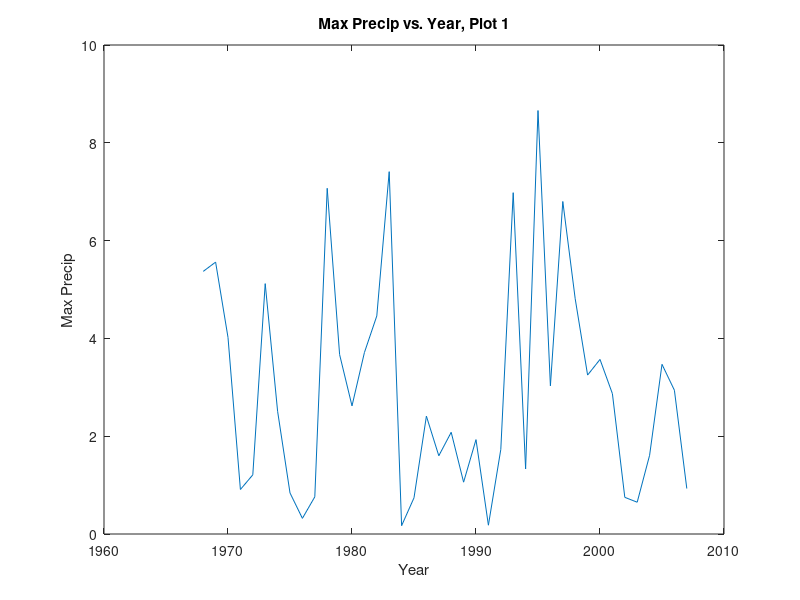
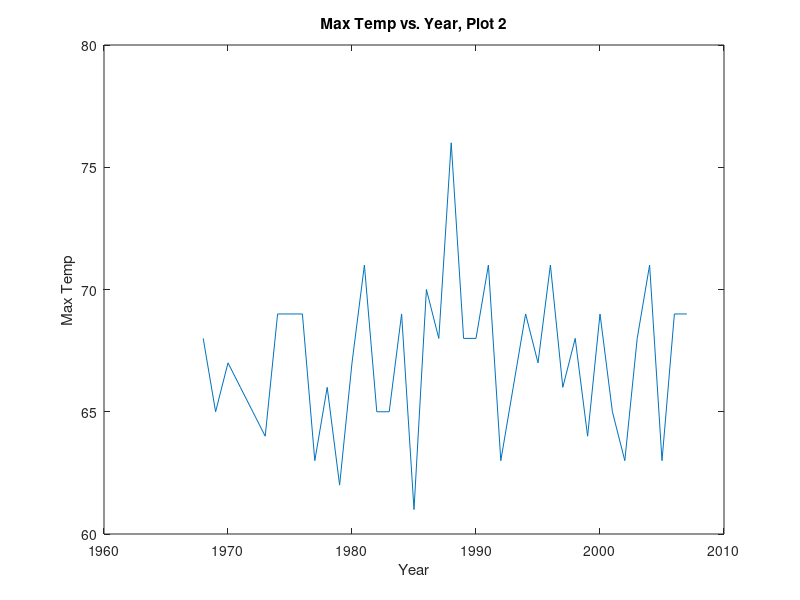
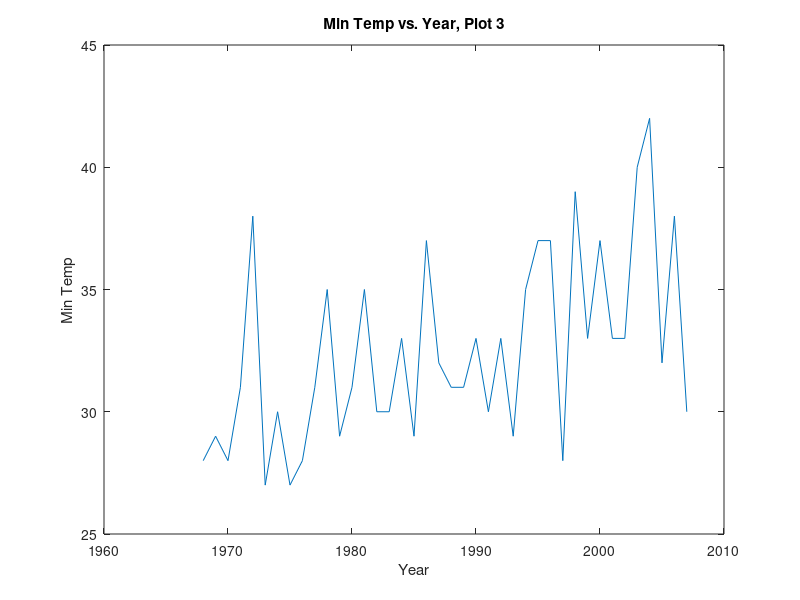

Write the MATLAB code that produced these figures, in order.
% Program written by Matthew Little
% 8-25-10
% Reads in simple climate data, plots the data, and does basic statistical analysis
data = csvread('data.txt',1,0)
% Plots the data from the file
figure(1)
plot(data(:,1),data(:,2))
title('Max Precip vs. Year, Plot 1')
xlabel('Year')
ylabel('Max Precip')
figure(2)
plot(data(:,1),data(:,3))
title('Max Temp vs. Year, Plot 2')
xlabel('Year')
ylabel('Max Temp')
figure(3)
plot(data(:,1),data(:,4))
title('Min Temp vs. Year, Plot 3')
xlabel('Year')
ylabel('Min Temp')
% Plots the data
precip_number = length(data(:,2));
max_temp_number = length(data(:,3));
min_temp_number = length(data(:,4));
% Initialize sum variables
sum_precip = 0;
sum_max_temp = 0;
sum_min_temp = 0;
% Calculates the mean of the data
for n = 1:precip_number
    sum_precip = sum_precip + data(n,2);
end %for 'n'
mean_precip = sum_precip/precip_number
for n = 1:max_temp_number
    sum_max_temp = sum_max_temp + data(n,3);
end %for 'n'
mean_max_temp = sum_max_temp/max_temp_number
for n = 1:min_temp_number
    sum_min_temp = sum_min_temp + data(n,4);
end %for 'n'
mean_min_temp = sum_min_temp/min_temp_number
% Calculates median of the data
precip_array = data(:,2);
max_temp_array = data(:,3);
min_temp_array = data(:,4);
ordered_precip = sort(precip_array);
ordered_max_temp = sort(max_temp_array);
ordered_min_temp = sort(min_temp_array);
if (rem(precip_number,2) == 0)
    precip_is_odd = 0;
else
    precip_is_odd = 1;
end %if
if (precip_is_odd == 1)
    precip_median = precip_array(precip_number/2)
else
    precip_median = (ordered_precip(floor(precip_number/2)) + ordered_precip(floor(precip_number/2) + 1))/2
end %if
if (rem(max_temp_number,2) == 0)
    max_temp_is_odd = 0;
else
    min_temp_is_odd = 1;
end %if
if (max_temp_is_odd == 1)
    max_temp_median = max_temp_array(max_temp_number/2)
else
    max_temp_median = (ordered_max_temp(floor(max_temp_number/2)) + ordered_max_temp(floor(max_temp_number/2) + 1))/2
end %if
if (rem(min_temp_number,2) == 0)
    min_temp_is_odd = 0;
else 
    min_temp_is_odd = 1;
end %if
if (min_temp_is_odd == 1)
    min_temp_median = min_temp_array(min_temp_number/2)
else
    min_temp_median = (ordered_min_temp(floor(min_temp_number/2)) + ordered_min_temp(floor(min_temp_number/2) + 1))/2
end %if
% Calculates the standard deviation and Z-scoreof the data
precip_step_for_z = 0;
max_temp_step_for_z = 0;
min_temp_step_for_z = 0;
for n = 1:precip_number
    precip_step_for_z = precip_step_for_z + (data(n,2) - mean_precip)^2;
end % for 'n'
sd_precip = ((1/(precip_number - 1))*precip_step_for_z)^0.5;
for n = 1:precip_number
    precip_z_score = ((data(:,2) - mean_precip)/sd_precip);
end %for 'n'
precip_z_score
for n = 1:max_temp_number
    max_temp_step_for_z = max_temp_step_for_z + (data(n,3) - mean_max_temp)^2;
end % for 'n'
sd_max_temp = ((1/(max_temp_number - 1))*max_temp_step_for_z)^0.5;
for n = 1:max_temp_number
    max_temp_z_score = ((data(:,3) - mean_max_temp)/sd_max_temp);
end %for 'n'
max_temp_z_score
for n = 1:min_temp_number
    min_temp_step_for_z = min_temp_step_for_z + (data(n,4) - mean_min_temp)^2;
end % for 'n'
sd_min_temp = ((1/(min_temp_number - 1))*min_temp_step_for_z)^0.5;
for n = 1:min_temp_number
    min_temp_z_score = ((data(:,4) - mean_min_temp)/sd_min_temp);
end %for 'n'
min_temp_z_score
